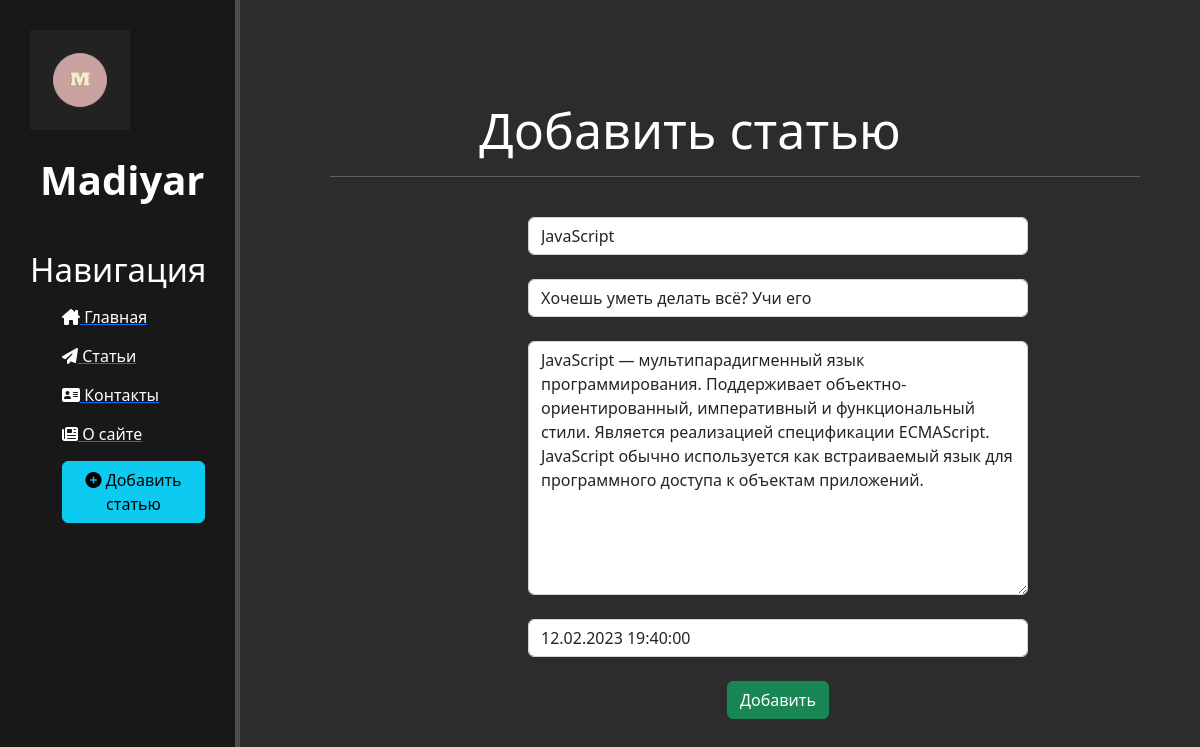
/news/5/update, run on the app's committed database.
### news/models.py (models this page shows, shortened)
class Articles(models.Model):
    title = models.CharField('Название', max_length=50)
    anons = models.CharField('Анонс', max_length=250)
    full_text = models.TextField('Статья')
    date = models.DateTimeField('Дата и время публикации')
    class Meta:
        verbose_name = 'Новость'
        verbose_name_plural = 'Новости'

### news/views.py (the view)
# urls.py: path('<int:pk>/update', views.NewUpdateView.as_view(), name='news_update'),
class NewUpdateView(UpdateView):
    model = Articles
    template_name = 'news/create.html'
    form_class = ArticlesForm

### news/forms.py
class ArticlesForm(ModelForm):
    class Meta:
        model = Articles
        fields = ['title', 'anons', 'full_text', 'date']
        widgets = {
            "title": TextInput(attrs={
                'class': 'form-control',
                'placeholder': 'Название статьи',
            }),
            "anons": TextInput(attrs={
                'class': 'form-control',
                'placeholder': 'Анонс статьи',
            }),
            "date": DateTimeInput(attrs={
                'class': 'form-control',
                'placeholder': 'Дата публикации'
            }),
            "full_text": Textarea(attrs={
                'class': 'form-control',
                'placeholder': 'Текст статьи'
            }),
        }

### news/templates/news/create.html (shortened to what this page needs)
{% extends 'main/base.html' %}
{% block content %}
    <div class="features">
        <h1>Добавить статью</h1>
        <hr class="line">
        <form method="post">
            {% csrf_token %}<br>
            {{ form.title }}<br>
            {{ form.anons }}<br>
            {{ form.full_text }}<br>
            {{ form.date }}<br>
            <button class="btn btn-success" type="submit">Добавить</button>
        </form>
    </div>
{% endblock %}

### main/static/main/css/main.css (style rules this page uses)
body { background: #2c2c2c; }
main .features { float: left; color: #fff; margin-top: 100px; text-align: center; width: 75%; }
main .features h1 { font-size: 50px; }
main .line { display: block; margin-left: 90px; }
form { margin-left: 32%; width: 500px; }

### data on the page
Articles: title "JavaScript", anons "Хочешь уметь делать всё? Учи его", full_text "JavaScript — мультипарадигменный язык программирования. Поддерживает объектно-ориентированный, императивный и функциональный стили. Является реализацией спецификации ECMAScript. JavaScript обычно используется как встраиваемый язык для программного доступа к объектам приложений.", date "12.02.2023 19:40:00"
